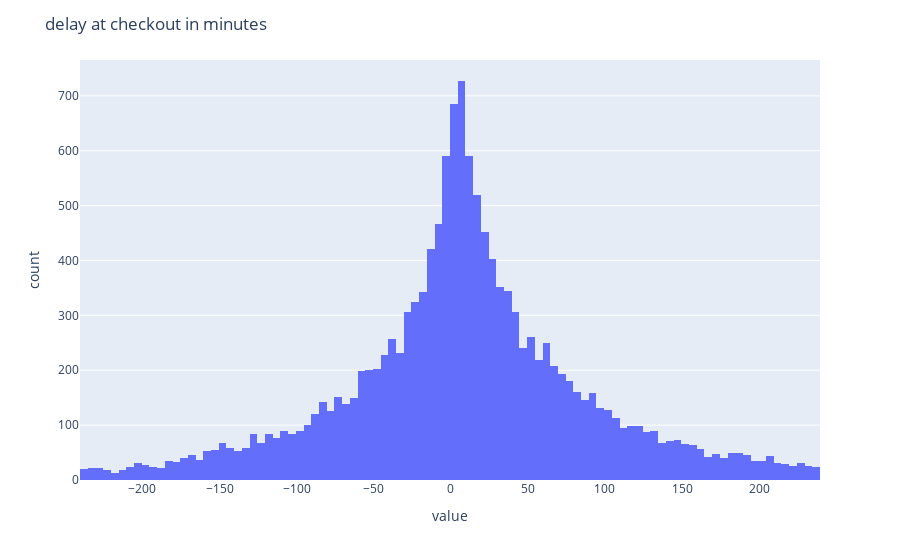

The notebook cell saved with this chart:
### Markdown cell above
## Delay at checkout in minutes

### Code cell
# Drop Outliers, +4 & -4 hours 
dataset = dataset[dataset['delay_at_checkout_in_minutes'] > -240]  
dataset = dataset[dataset['delay_at_checkout_in_minutes'] < 240 ] 

fig = px.histogram(dataset['delay_at_checkout_in_minutes'])
fig.update_layout(title= f"{'delay_at_checkout_in_minutes'.replace('_', ' ')}")
fig.update_layout(showlegend=False)
fig.show()

### Figure 1 — Plotly figure (JSON) as saved in the notebook; plotly's stock layout.template omitted (floating-point values rounded to 4 significant figures; data arrays with more than 128 entries replaced by an {"elided": "..."} marker saying what was removed)
{"data": [{"alignmentgroup": "True", "bingroup": "x", "hovertemplate": "variable=delay_at_checkout_in_minutes<br>value=%{x}<br>count=%{y}<extra></extra>", "legendgroup": "delay_at_checkout_in_minutes", "marker": {"color": "#636efa", "pattern": {"shape": ""}}, "name": "delay_at_checkout_in_minutes", "offsetgroup": "delay_at_checkout_in_minutes", "orientation": "v", "showlegend": true, "type": "histogram", "x": {"elided": "14227 int values"}, "xaxis": "x", "yaxis": "y"}], "layout": {"barmode": "relative", "legend": {"title": {"text": "variable"}, "tracegroupgap": 0}, "margin": {"t": 60}, "showlegend": false, "title": {"text": "delay at checkout in minutes"}, "xaxis": {"anchor": "y", "domain": [0, 1], "title": {"text": "value"}}, "yaxis": {"anchor": "x", "domain": [0, 1], "title": {"text": "count"}}}}
